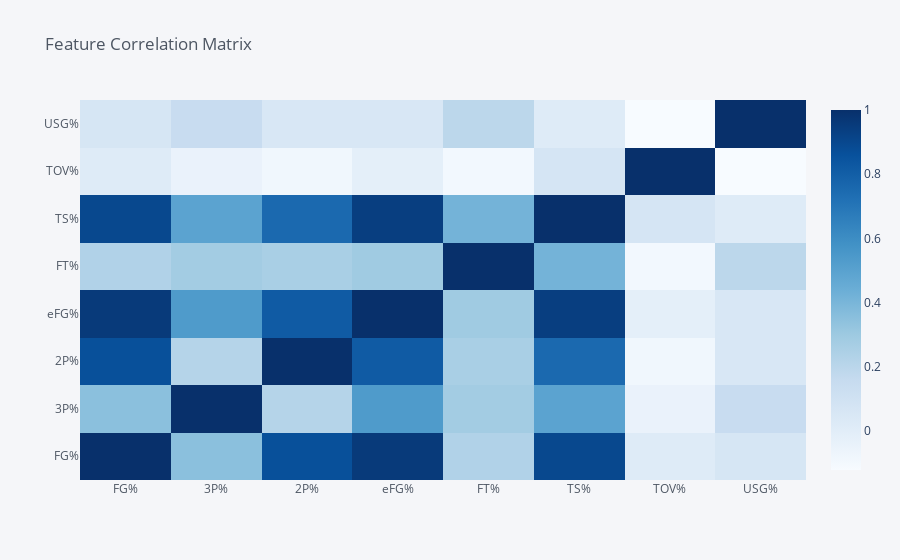

The notebook cell saved with this chart:
### Code cell
corr.iplot(kind='heatmap',colorscale='Blues',title="Feature Correlation Matrix")

### Figure 1 — Plotly figure (JSON) as saved in the notebook; plotly's stock layout.template omitted (floating-point values rounded to 4 significant figures)
{"data": [{"colorscale": [[0, "rgb(247,251,255)"], [0.125, "rgb(222,235,247)"], [0.25, "rgb(198,219,239)"], [0.375, "rgb(158,202,225)"], [0.5, "rgb(107,174,214)"], [0.625, "rgb(66,146,198)"], [0.75, "rgb(33,113,181)"], [0.875, "rgb(8,81,156)"], [1, "rgb(8,48,107)"]], "type": "heatmap", "x": ["FG%", "3P%", "2P%", "eFG%", "FT%", "TS%", "TOV%", "USG%"], "y": ["FG%", "3P%", "2P%", "eFG%", "FT%", "TS%", "TOV%", "USG%"], "z": [[1, 0.3515, 0.8658, 0.9561, 0.2336, 0.8989, 0.01658, 0.06665], [0.3515, 1, 0.2204, 0.5361, 0.281, 0.4941, -0.0453, 0.1499], [0.8658, 0.2204, 1, 0.8165, 0.2618, 0.7539, -0.08283, 0.0556], [0.9561, 0.5361, 0.8165, 1, 0.2942, 0.9402, -0.01699, 0.05475], [0.2336, 0.281, 0.2618, 0.2942, 1, 0.4144, -0.09513, 0.1953], [0.8989, 0.4941, 0.7539, 0.9402, 0.4144, 1, 0.07159, 0.01676], [0.01658, -0.0453, -0.08283, -0.01699, -0.09513, 0.07159, 1, -0.1208], [0.06665, 0.1499, 0.0556, 0.05475, 0.1953, 0.01676, -0.1208, 1]], "zmax": 1, "zmin": -0.1208}], "layout": {"legend": {"bgcolor": "#F5F6F9", "font": {"color": "#4D5663"}}, "paper_bgcolor": "#F5F6F9", "plot_bgcolor": "#F5F6F9", "title": {"font": {"color": "#4D5663"}, "text": "Feature Correlation Matrix"}, "xaxis": {"gridcolor": "#E1E5ED", "showgrid": true, "tickfont": {"color": "#4D5663"}, "title": {"font": {"color": "#4D5663"}, "text": ""}, "zerolinecolor": "#E1E5ED"}, "yaxis": {"gridcolor": "#E1E5ED", "showgrid": true, "tickfont": {"color": "#4D5663"}, "title": {"font": {"color": "#4D5663"}, "text": ""}, "zerolinecolor": "#E1E5ED"}}}
